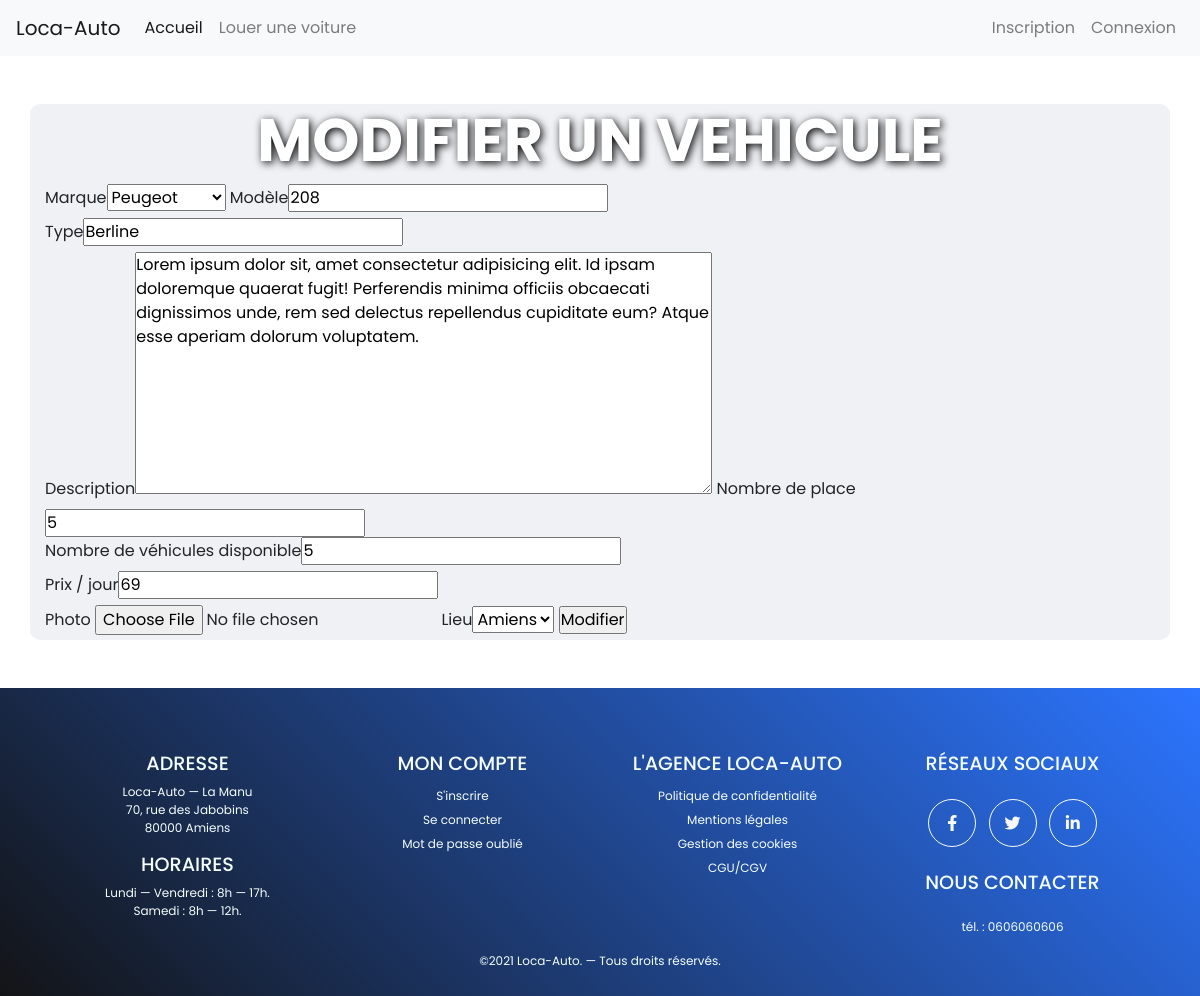
/index.php/Admin_controller/editVehicle/1, run on the app's committed database.
### tables this page shows
CREATE TABLE Vehicle(
        `id`                  Int  Auto_increment  NOT NULL ,
        `vehicle_model`       Varchar (50) NOT NULL ,
        `vehicle_type`        Varchar (50) NOT NULL ,
        `vehicle_description` Varchar (255) NOT NULL ,
        `nb_seat`             Int NOT NULL ,
        `nb_vehicle_dispo`    Int NOT NULL ,
        `price_day`           Int NOT NULL ,
        `url_image`           Varchar (255) NOT NULL ,
        `id_Mark`             Int NOT NULL ,
        `id_Parking`          Int NOT NULL
	,CONSTRAINT Vehicle_PK PRIMARY KEY (`id`)

	,CONSTRAINT Vehicle_Mark_FK FOREIGN KEY (`id_Mark`) REFERENCES Mark(`id`)
	,CONSTRAINT Vehicle_Parking0_FK FOREIGN KEY (`id_Parking`) REFERENCES Parking(`id`)
);

### application/controllers/Admin_controller.php (called while the page is built, shortened)
<?php
class Admin_controller extends CI_Controller
{
    public function __construct()
    {
        $this->load->model('Customer_model');
        $this->load->model('Vehicle_model');
        $this->load->model('Mark_model');
        $this->load->model('Parking_model');
        $this->load->model('Rent_model');
        $this->load->model('Admin_model');
        $this->load->helper('url');
        $this->load->helper('form');
        $this->load->library('form_validation');
    }
    public function editVehicle($idVehicle)
    {
        $this->form_validation->set_rules('vehicle_model',  'Modèle du véhicule',  'required');
        $data['vehicle'] = $this->Vehicle_model->read($idVehicle);
        if ($this->form_validation->run() == FALSE)
        {
            $data['parks'] = $this->Parking_model->select_all();
            $data['marks'] = $this->Mark_model->select_all();
            $data["title"] = "Enregistrer une voiture";
            $this->load->view('templates/header', $data);
            $this->load->view('admin/editVehicleForm', $data);
            $this->load->view('templates/footer', $data);
        }
    }
}

### index.php (called while the page is built, shortened)
<?php
require_once BASEPATH.'core/CodeIgniter.php';

### application/models/Vehicle_model.php (called while the page is built, shortened)
<?php
class Vehicle_model extends CI_Model
{
    public function read($id)
    {
        $this->db->select(
            '
        vehicle.id AS idVehicle,
        vehicle_model AS Model,
        vehicle_type AS Type,
        vehicle_description AS Description,
        nb_seat AS Places,
        nb_vehicle_dispo AS Dispo,
        price_day AS Forfait,
        url_image AS Image,
        id_Mark,
        id_Parking,
        Mark.name AS Mark,
        Parking.id AS idPark,
        Parking.location AS namePark'
        );
        $this->db->from('Vehicle');
        $this->db->join('Mark', 'Vehicle.id_Mark = Mark.id');
        $this->db->join('Parking', 'Vehicle.id_Parking = Parking.id');
        $query = $this->db->get();
        return $query->result_array();
    }
}

### application/models/Mark_model.php (called while the page is built, shortened)
<?php
class Mark_model extends CI_Model
{
    public function select_all()
    {
        $query = $this->db->get('Mark');
        return $query->result_array();
    }
}

### application/models/Parking_model.php (called while the page is built, shortened)
<?php
class Parking_model extends CI_Model
{
    public function select_all()
    {
        $query = $this->db->get('Parking');
        return $query->result_array();
    }
}

### application/views/admin/editVehicleForm.php (the view, shortened to what this page needs)
<div class="container opacity mb-5">
    <h1 class="text-center mt-5" id="titleSection">Modifier un vehicule</h1>
    <?php
    echo form_open_multipart('Admin_controller/editVehicle/' . $vehicle[0]['idVehicle'] );
    foreach($marks as $mark) {
        $optionsMark[$mark['id']] = $mark['name'];
    }
    echo form_label('Marque');
    echo form_dropdown('id_Mark', $optionsMark , $vehicle[0]['id_Mark'] );
    echo form_label('Modèle');
    echo form_input(array('id'=>'vehicle_model','name'=>'vehicle_model' , 'value' => set_value( 'vehicle_model', $vehicle[0]['Model'] )));
    echo "<br/>";
    echo form_label('Type');
    echo form_input(array('id'=>'vehicle_type','name'=>'vehicle_type' , 'value' => set_value( 'vehicle_type',$vehicle[0]['Type'] )));
    echo "<br/>";
    echo form_label('Description');
    echo form_textarea(array('id'=>'vehicle_description','name'=>'vehicle_description' , 'value' => set_value( 'vehicle_description',$vehicle[0]['Description'] )));
    echo form_label('Nombre de place');
    echo form_input(array('id'=>'nb_seat','name'=>'nb_seat', 'value' => set_value( 'nb_seat', $vehicle[0]['Places'])));
    echo "<br/>";
    echo form_label('Nombre de véhicules disponible');
    echo form_input(array('id'=>'nb_vehicle_dispo','name'=>'nb_vehicle_dispo', 'value' => set_value( 'nb_vehicle_dispo',$vehicle[0]['Dispo'])));
    echo "<br/>";
    echo form_label('Prix / jour');
    echo form_input(array('id'=>'price_day','name'=>'price_day', 'value' => set_value( 'price_day' , $vehicle[0]['Forfait'])));
    echo "<br/>";
    echo form_label('Photo');
    ?>
    <input type="file" name="url_image" />
    <?php
    foreach($parks as $park) {
        $optionsPark[$park['id']] = $park['location'];
    }
    echo form_label('Lieu');
    echo form_dropdown('id_Parking', $optionsPark , $vehicle[0]['idPark']);
    echo form_submit(array('id'=>'submit','value'=>'Modifier'));
    echo form_close();
?>
</div>

### assets/css/style.css (style rules this page uses)
* { padding: 0; margin: 0; list-style: none; text-decoration: none; box-sizing: border-box; }
body, html { scroll-behavior: smooth; }
body { font-family: "Poppins", sans-serif; background-image: url("../images/car-2664447_1920.jpg"); background-size: cover; background-attachment: fixed; background-repeat: no-repeat; }
.opacity { background-color: rgba(233, 236, 239, 0.7); border-radius: 10px; }
#titleSection { font-size: 60px; font-weight: 700; text-shadow: 2px 2px 8px black; color: white; text-transform: uppercase; }

### data on the page
vehicle: id_Mark "Peugeot", vehicle_model "208", vehicle_type "Berline", vehicle_description "Lorem ipsum dolor sit, amet consectetur adipisicing elit. Id ipsam doloremque quaerat fugit! Perferendis minima officiis obcaecati dignissimos unde, rem sed delectus repellendus cupiditate eum? Atque esse aperiam dolorum voluptatem.", nb_seat "5", nb_vehicle_dispo "5", price_day "69", id_Parking "Amiens"

### other printed values
form_label('Marque') "Marque"
form_label('Modèle') "Modèle"
form_label('Type') "Type"
form_label('Description') "Description"
form_label('Nombre de place') "Nombre de place"
form_label('Nombre de véhicules disponible') "Nombre de véhicules disponible"
form_label('Prix / jour') "Prix / jour"
form_label('Photo') "Photo"
form_label('Lieu') "Lieu"
